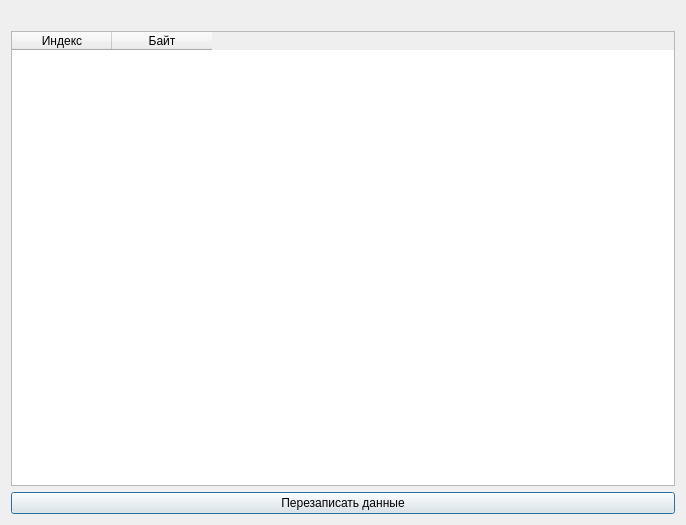
<?xml version="1.0" encoding="UTF-8"?>
<ui version="4.0">
 <class>VarDialog</class>
 <widget class="QDialog" name="VarDialog">
  <property name="geometry">
   <rect>
    <x>0</x>
    <y>0</y>
    <width>686</width>
    <height>525</height>
   </rect>
  </property>
  <property name="windowTitle">
   <string>Dialog</string>
  </property>
  <layout class="QVBoxLayout" name="verticalLayout">
   <item>
    <widget class="QLabel" name="infoLabel">
     <property name="text">
      <string/>
     </property>
    </widget>
   </item>
   <item>
    <widget class="QTableWidget" name="dataWidget">
     <property name="editTriggers">
      <set>QAbstractItemView::EditTrigger::NoEditTriggers</set>
     </property>
     <column>
      <property name="text">
       <string>Индекс</string>
      </property>
     </column>
     <column>
      <property name="text">
       <string>Байт</string>
      </property>
     </column>
    </widget>
   </item>
   <item>
    <widget class="QPushButton" name="writeDataButton">
     <property name="text">
      <string>Перезаписать данные</string>
     </property>
    </widget>
   </item>
  </layout>
 </widget>
 <resources/>
 <connections/>
</ui>
